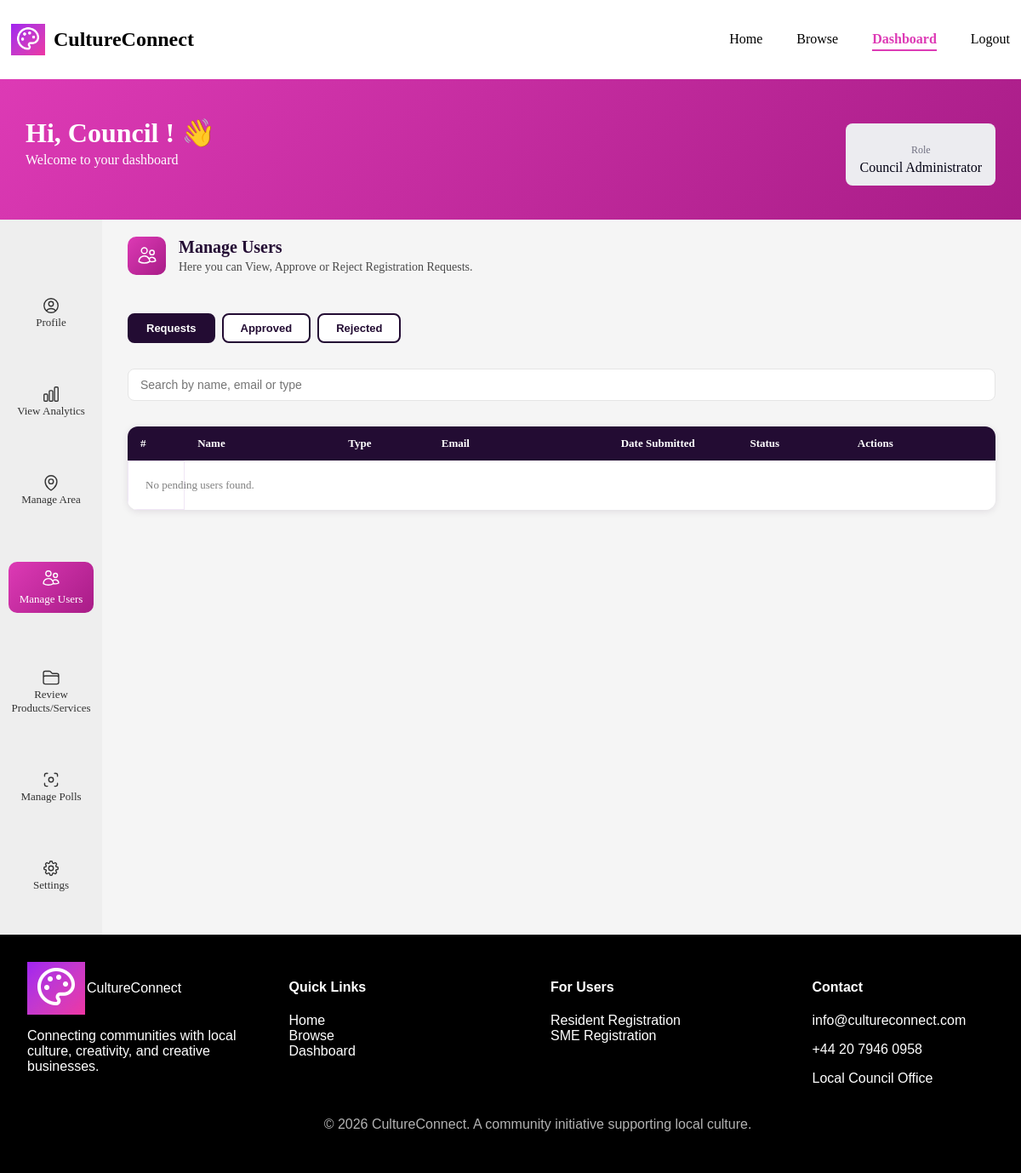
The app's page /frontend/pages/dashboard.php?page=manage-users (signed in), older data.
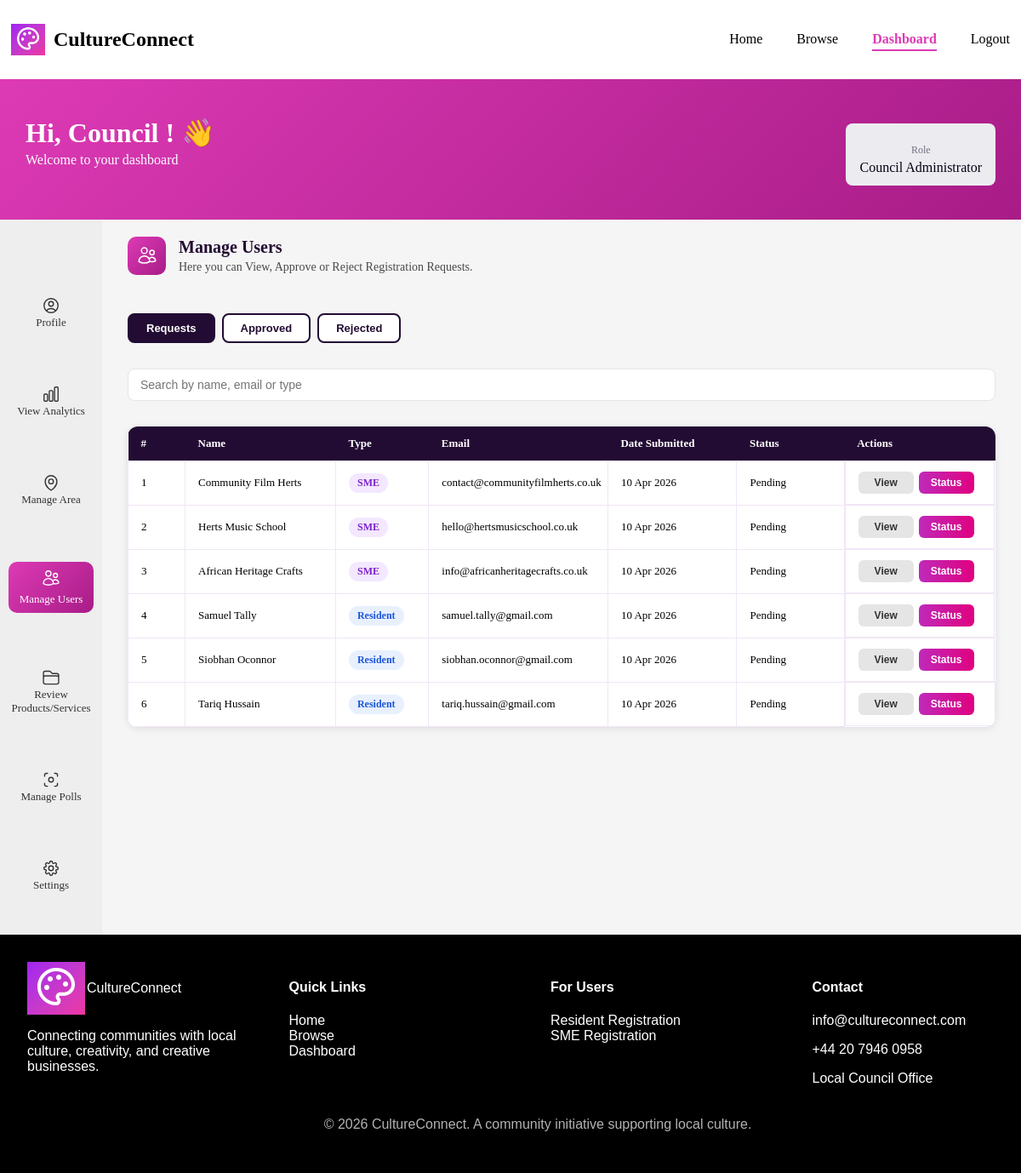
The same page, newer data.
### tables this page shows
CREATE TABLE `sme_profiles` (
  `sme_id` int(11) NOT NULL,
  `business_name` varchar(150) NOT NULL,
  `approval_status` varchar(50) NOT NULL,
  `created_at` timestamp NOT NULL DEFAULT current_timestamp(),
  `area_id` int(11) NOT NULL,
  `description` text NOT NULL,
  `phone` varchar(20) NOT NULL,
  `user_id` int(11) NOT NULL,
  `subcategory_id` int(11) NOT NULL
);

CREATE TABLE `users` (
  `user_id` int(11) NOT NULL,
  `password_hash` varchar(255) NOT NULL,
  `last_login` timestamp NOT NULL DEFAULT current_timestamp(),
  `account_status` enum('pending','approved','rejected') NOT NULL DEFAULT 'pending',
  `role` varchar(50) NOT NULL,
  `email_address` varchar(100) NOT NULL
);

CREATE TABLE `resident_profiles` (
  `profile_id` int(11) NOT NULL,
  `user_id` int(11) NOT NULL,
  `first_name` varchar(50) NOT NULL,
  `last_name` varchar(50) NOT NULL,
  `date_of_birth` date NOT NULL,
  `gender` enum('Male','Female','Non-binary','Transgender','Genderqueer','Genderfluid','Agender','Intersex','Other','Prefer not to say') DEFAULT 'Prefer not to say',
  `address` varchar(255) NOT NULL,
  `phone` varchar(20) NOT NULL,
  `postcode` varchar(10) NOT NULL,
  `created_at` timestamp NOT NULL DEFAULT current_timestamp(),
  `area_id` int(11) NOT NULL
);

### frontend/pages/manage-users.php (the view, shortened to what this page needs)
<?php
include '../db_connection.php';
$statusFilter  = $_GET['status'] ?? 'pending';
$users_per_page = 8;
$user_page      = max(1, intval($_GET['user_page'] ?? 1));
$smeQuery = $conn->prepare("
    SELECT
        s.sme_id, u.user_id,
        s.business_name AS name,
        s.created_at AS date_submitted,
        s.approval_status,
        s.description AS business_description,
        s.phone, 'sme' AS type,
        u.email_address AS email,
        u.account_status
    FROM sme_profiles s
    JOIN users u ON s.user_id = u.user_id
    WHERE u.account_status = ?
    ORDER BY s.created_at DESC
");
$smeQuery->bind_param("s", $statusFilter);
$smeQuery->execute();
$smes = $smeQuery->get_result()->fetch_all(MYSQLI_ASSOC);
$resQuery = $conn->prepare("
    SELECT
        r.profile_id, u.user_id,
        CONCAT(r.first_name, ' ', r.last_name) AS name,
        r.created_at AS date_submitted,
        u.account_status AS approval_status,
        r.date_of_birth AS dob,
        r.gender, r.address,
        r.postcode AS post_code,
        r.phone,
        u.email_address AS email,
        u.role,
        CASE u.role
            WHEN 'Resident'              THEN 'resident'
            WHEN 'Council Member'        THEN 'council_member'
            WHEN 'Council Administrator' THEN 'council_admin'
            ELSE 'resident'
        END AS type
    FROM resident_profiles r
    JOIN users u ON r.user_id = u.user_id
    WHERE u.account_status = ? AND u.role != 'SME'
    ORDER BY r.created_at DESC
");
$resQuery->bind_param("s", $statusFilter);
$resQuery->execute();
$residents = $resQuery->get_result()->fetch_all(MYSQLI_ASSOC);
$all_users   = array_merge($smes, $residents);
$total_users = count($all_users);
$total_pages = max(1, ceil($total_users / $users_per_page));
$user_page   = min($user_page, $total_pages);
$offset      = ($user_page - 1) * $users_per_page;
$users       = array_slice($all_users, $offset, $users_per_page);
?>
<div class="manage-users-page">
    <?php
       $title = "Manage Users";
       $subtitle = "Here you can View, Approve or Reject Registration Requests.";
       include '../components/section_header.php';
     ?>
    <div class="status-tabs">
        <button class="tab <?= $statusFilter === 'pending' ? 'active' : '' ?>"
                onclick="window.location.href='?page=manage-users&status=pending'">
            Requests
        </button>
        <button class="tab <?= $statusFilter === 'approved' ? 'active' : '' ?>"
                onclick="window.location.href='?page=manage-users&status=approved'">
            Approved
        </button>
        <button class="tab <?= $statusFilter === 'rejected' ? 'active' : '' ?>"
                onclick="window.location.href='?page=manage-users&status=rejected'">
            Rejected
        </button>
    </div>
    <div class="search-container">
        <input type="text" id="users-search-input"
               placeholder="Search by name, email or type"
               onkeyup="filterUsersTable()">
    </div>
    <div class="users-table-wrapper">
    <div class="table-scroll">
        <table class="users-table">
            <thead>
                <tr>
                    <th>#</th>
                    <th>Name</th>
                    <th>Type</th>
                    <th>Email</th>
                    <th>Date Submitted</th>
                    <th>Status</th>
                    <th>Actions</th>
                </tr>
            </thead>
            <tbody id="users-table-body">
                <?php if (empty($users)) : ?>
                    <tr>
                        <td colspan="7" style="text-align:center; padding:20px; color:rgba(0,0,0,0.5);">
                            No <?= $statusFilter ?> users found.
                        </td>
                    </tr>
                <?php else : ?>
                    <?php $count = $offset + 1; foreach ($users as $user) : ?>
                        <tr>
                            <td><?= $count++ ?></td>
                            <td><?= htmlspecialchars($user['name']) ?></td>
                            <td>
                                <?php
                                $typeLabels = [
                                    'resident'       => 'Resident',
                                    'sme'            => 'SME',
                                    'council_member' => 'Council Member',
                                    'council_admin'  => 'Council Admin'
                                ];
                                ?>
                                <span class="users-type-badge users-type-<?= $user['type'] ?>">
                                    <?= $typeLabels[$user['type']] ?? ucfirst($user['type']) ?>
                                </span>
                            </td>
                            <td><?= htmlspecialchars($user['email']) ?></td>
                            <td><?= htmlspecialchars(date('d M Y', strtotime($user['date_submitted']))) ?></td>
                            <td>
                                <span class="status <?= $user['approval_status'] ?>">
                                    <?= ucfirst($user['approval_status']) ?>
                                </span>
                            </td>
                            <td>
                                <button class="view-btn" onclick="openUsersViewModal(<?= htmlspecialchars(json_encode($user)) ?>)">
                                    View
                                </button>
                                <button class="edit-btn" onclick="openUsersStatusModal(
                                    '<?= $user['user_id'] ?>',
                                    '<?= $user['type'] ?>',
                                    '<?= $user['approval_status'] ?>',
                                    '<?= addslashes($user['name']) ?>'
                                )">
                                    Status
                                </button>
                            </td>
                        </tr>
                    <?php endforeach; ?>
                <?php endif; ?>
            </tbody>
        </table>
    </div>
</div>
</div>

### frontend/pages/dashboard.php (shortened to what this page needs)
<?php
$page = $_GET['page'] ?? 'home';
?>
<!DOCTYPE html>
<html lang="en">
<head>
    <link rel="stylesheet" href="../css/styles.css">
</head>
<body>
<div class="page-wrapper">
<?php
    include "../components/header.php";
?>
<section class="dashboard-welcome">
  <div class="container welcome-container">
    <div class="welcome-text">
      <h1 class="welcome-title">Hi,
      <span id="userName">
        <?php
          $role = $_SESSION['user_role'] ?? '';
          if ($role === 'SME') {
              echo htmlspecialchars($_SESSION['business_name'] ?? 'User');
          } elseif ($role === 'Resident') {
              echo htmlspecialchars($_SESSION['first_name'] ?? 'User');
          } else {
              echo htmlspecialchars($_SESSION['first_name'] ?? 'User');
          }
        ?>
      </span>! 👋</h1>
      <p class="welcome-subtitle">Welcome to your dashboard</p>
    </div>
    <div class="role-badge">
      <p class="role-label">Role</p>
      <p class="role-name" id="userRole">
        <?php echo htmlspecialchars($_SESSION['user_role'] ?? 'Unknown'); ?>
      </p>
    </div>
  </div>
</section>
<div class="dashboard-layout3">
   <div class="sidebar">
   <?php include "../components/sidebar.php"; ?>
   </div>
   <div class="dashboard-content">
   <?php
   $file = "../pages/" . $page . ".php";
   if (file_exists($file)) {
    include $file;
   } else {
    include "../pages/home.php";
   }?>
   </div>
</div>
<?php
    include "../components/footer.php";
?>
</div>
</body>
</html>

### frontend/components/header.php (shortened to what this page needs)
<header>
<?php
$current_page = basename($_SERVER['PHP_SELF']);
$logged_in = isset($_SESSION['user_id']);
?>
<div class="header-container">
    <div class="logo-section">
        <img src="../images/logo.png" alt="CultureConnect Logo" class="logo">
        <h2>CultureConnect</h2>
    </div>
    <nav class="nav-menu">
        <ul>
            <li>
                <a href="../pages/index.php" class="<?= $current_page == 'index.php' ? 'active' : '' ?>">
                    Home
                </a>
            </li>
            <li>
                <a href="../pages/browse.php" class="<?= $current_page == 'browse.php' ? 'active' : '' ?>">
                    Browse
                </a>
            </li>
            <?php if (!$logged_in): ?>
                <li>
                    <a href="../pages/login.php" class="<?= $current_page == 'login.php' ? 'active' : '' ?>">
                        Login
                    </a>
                </li>
                <li>
                    <a href="../pages/register.php" class="<?= $current_page == 'register.php' ? 'active' : '' ?>">
                        Register
                    </a>
                </li>
            <?php else: ?>
                <li>
                    <a href="../pages/dashboard.php" class="<?= $current_page == 'dashboard.php' ? 'active' : '' ?>">
                        Dashboard
                    </a>
                </li>
                <li>
                    <a href="../pages/logout.php">Logout</a>
                </li>
            <?php endif; ?>
        </ul>
    </nav>
</div>
</header>

### frontend/components/sidebar.php (shortened to what this page needs)
<?php
$userRole = $_SESSION['user_role'] ?? '';
?>
<aside class="sidebar">
<ul>
<?php if($userRole == "Council Administrator"){ ?>
<li>
<a href="dashboard.php?page=profile" class="<?php echo ($page == 'profile') ? 'active' : ''; ?>">
<span>Profile</span>
</a>
</li>
<li>
<a href="dashboard.php?page=analytics" class="<?php echo ($page == 'analytics') ? 'active' : ''; ?>">
<span>View Analytics</span>
</a>
</li>
<li>
<a href="dashboard.php?page=manage-area" class="<?php echo ($page == 'manage-area') ? 'active' : ''; ?>">
<span>Manage Area</span>
</a>
</li>
<li>
<a href="dashboard.php?page=manage-users" class="<?php echo ($page == 'manage-users') ? 'active' : ''; ?>">
<span>Manage Users</span>
</a>
</li>
<li>
<a href="dashboard.php?page=manage-listings" class="<?php echo ($page == 'manage-listings') ? 'active' : ''; ?>">
<span>Review Products/Services</span>
</a>
</li>
<li>
<a href="dashboard.php?page=manage-votes" class="<?php echo ($page == 'manage-votes') ? 'active' : ''; ?>">
<span>Manage Polls</span>
</a>
</li>
<li>
<a href="dashboard.php?page=settings" class="<?php echo ($page == 'settings') ? 'active' : ''; ?>">
<span>Settings</span>
</a>
</li>
<?php } ?>
</ul>
</aside>

### frontend/components/section_header.php (shortened to what this page needs)
<div class="section-header">
    <div class="icon-wrapper">
    </div>
    <div class="section-header-text">
        <h2><?php echo $title; ?></h2>
        <p><?php echo $subtitle; ?></p>
    </div>
</div>

### frontend/components/footer.php
<footer class="footer">
  <section class="footer-top">
    <div class="column">
        <div class="logo-container">
            <img src="../images/logo.png" alt="CultureConnect Logo">
            <span>CultureConnect</span>
        </div>
        <p>Connecting communities with
               local culture, creativity, and
               creative businesses.</p>
    </div>
    <div class="column">
        <h4>Quick Links</h4>
        <ul>
            <li><a href="../pages/index.php">Home</a></li>
            <li><a href="../pages/browse.php">Browse</a></li>
            <li><a href="../pages/dashboard.php">Dashboard</a></li>
        </ul>
    </div>
    <div class="column">
        <h4>For Users</h4>
     <ul>
        <li><a href="register.php?type=resident">Resident Registration</a></li>
        <li><a href="register.php?type=sme">SME Registration</a></li>
     </ul>
    </div>
    <div class="column">
        <H4>Contact</h4>
        <p>info@cultureconnect.com</p>
        <p>+44 20 7946 0958</p>
        <p>Local Council Office</p>
    </div>
  </section>
  <section class="footer-bottom">
    <p> © 2026 CultureConnect. A community initiative supporting local culture.</p>
  </section>
</footer>

Row changes from the older to the newer data that the page shows:
added sme_profiles: business_name "Community Film Herts", type "SME", user.email_address "contact@communityfilmherts.co.uk", created_at "10 Apr 2026", approval_status "Pending"
added sme_profiles: business_name "Herts Music School", type "SME", user.email_address "hello@hertsmusicschool.co.uk", created_at "10 Apr 2026", approval_status "Pending"
added sme_profiles: business_name "African Heritage Crafts", type "SME", user.email_address "info@africanheritagecrafts.co.uk", created_at "10 Apr 2026", approval_status "Pending"
added resident_profiles: name "Samuel Tally", type "Resident", user.email_address "samuel.tally@gmail.com", created_at "10 Apr 2026", user.account_status "Pending"
added resident_profiles: name "Siobhan Oconnor", type "Resident", user.email_address "siobhan.oconnor@gmail.com", created_at "10 Apr 2026", user.account_status "Pending"
added resident_profiles: name "Tariq Hussain", type "Resident", user.email_address "tariq.hussain@gmail.com", created_at "10 Apr 2026", user.account_status "Pending"
Text that changed along with them:
$statusFilter: "pending" → (not shown)
text no longer shown: "No users found."
